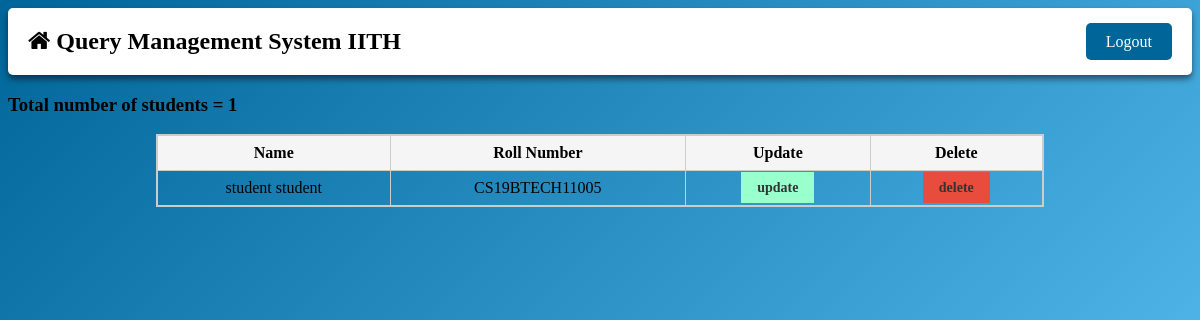
Before: /totalStudents (signed in) with the older database file.
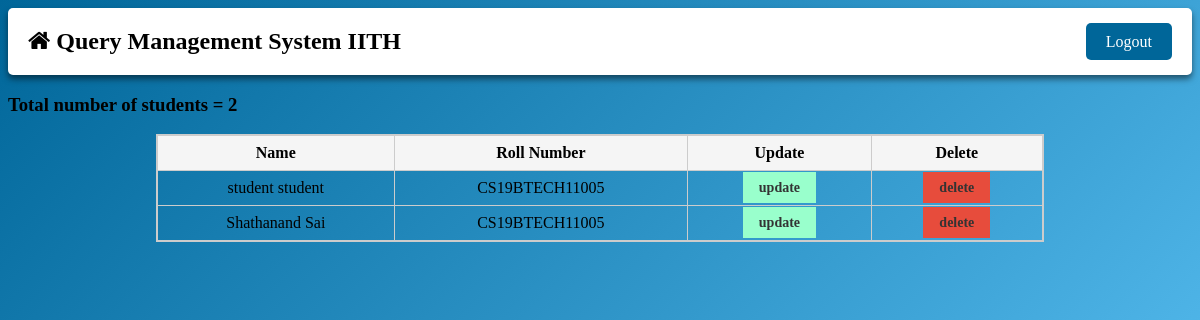
After: the same page with the newer database file.
### qmss/models.py (models this page shows, shortened)
class StudentExtra (models.Model):
    user = models.OneToOneField(User, on_delete=models.CASCADE)
    roll_number = models.CharField(max_length=20)
    status = models.BooleanField(default=False)
    @property
    def get_name(self):
        return self.user.first_name + " " + self.user.last_name

### qmss/views.py (the view)
# urls.py: path('totalStudents',views.admin_totalStudentsview,name='totalStudents'),
@login_required(login_url='adminlogin')
@user_passes_test(is_admin)
def admin_totalStudentsview(request):
    students = models.StudentExtra.objects.all().filter(status=True)
    student_count = len(students)
    context = {'students':students,  'student_count':student_count}
    return render(request,'qmss/admin_totalstudents.html',context)

### qmss/views.py (called while the page is built)
def is_admin(user):
    return user.groups.filter(name='ADMIN').exists()

### qmss/templates/qmss/admin_totalstudents.html (shortened to what this page needs)
{% extends "qmss/base.html" %}
{% block content %}
<h3> Total number of students = {{student_count}}</h3>
<table class="students-table">
    <thead>
        <tr>
            <th>Name</th>
            <th>Roll Number</th>
            <th>Update</th>
            <th>Delete</th>
        </tr>
    </thead>
    {% for object in students%}
    <tr>
        <td class="center-align">{{object.get_name}}</td>
        <td class="center-align">{{object.roll_number}}</td>
        <td><a class="btn btn-primary btn-xs" href= "/updateStudent/{{ object.id }}/" >update</a></td>
        <td><a class="btn btn-danger btn-xs" href= "/deleteStudent/{{ object.id }}/">delete</a></td>
    </tr>
    {%empty%}
    <tr>
        <td colspan="3">No Students haven been added yet</td>
    </tr>
    {% endfor%}
</table>
{% endblock content %}

### qmss/templates/qmss/base.html (shortened to what this page needs)
<link rel="stylesheet" href="https://cdnjs.cloudflare.com/ajax/libs/font-awesome/4.7.0/css/font-awesome.min.css">
<div class="header">
  <h2><a href="{% url 'qmss:base' %}"><i class="fa fa-home"></i>&nbsp;Query Management System IITH</a></h2>
  {% if user.is_authenticated %}
  <div class="logout">
    <a href="{%url 'qmss:logout'%}">Logout</a>
  </div>
  {% endif %}
</div>
{% block content %}
{% endblock content %}

### qmss/templates/qmss/base.html (style rules this page uses)
.header { display: flex; justify-content: space-between; align-items: center; padding: 20px; background-color: white; box-shadow: 0 4px 6px rgba(0, 0, 0, 0.5); border-radius: 5px; }
.header h2 { font-size: 24px; font-weight: 600; margin: 0; }
.header a { color: black; text-decoration: none; }
.logout { text-align: right; font-size: 16px; font-weight: 500; }
.logout a { color: white; background-color: #006699; border-radius: 5px; padding: 10px 20px; text-decoration: none; transition: background-color 0.2s ease-in-out; }

### qmss/templates/qmss/admin_totalstudents.html (style rules this page uses)
.students-table { width: 75%; margin: 0 auto; border-collapse: collapse; border: 2px solid #ccc; }
.students-table th, .students-table td { padding: 8px; text-align: center; border: 1px solid #ccc; }
.students-table th { background-color: #f5f5f5; font-weight: bold; }
.students-table td a { text-decoration: none; color: #333; }
.btn { background-color: #3498db; border: none; color: #fff; cursor: pointer; font-size: 14px; font-weight: bold; padding: 8px 16px; text-align: center; text-decoration: none; white-space: nowrap; }
.btn-primary { background-color: #99ffcc; }
.btn-danger { background-color: #e74c3c; }
a { text-decoration: none; }

Changed rows visible on the page:
added StudentExtra: get_name "Shathanand Sai", roll_number "CS19BTECH11005"
Other visible differences:
{{ student_count }}: "1" → "2"
